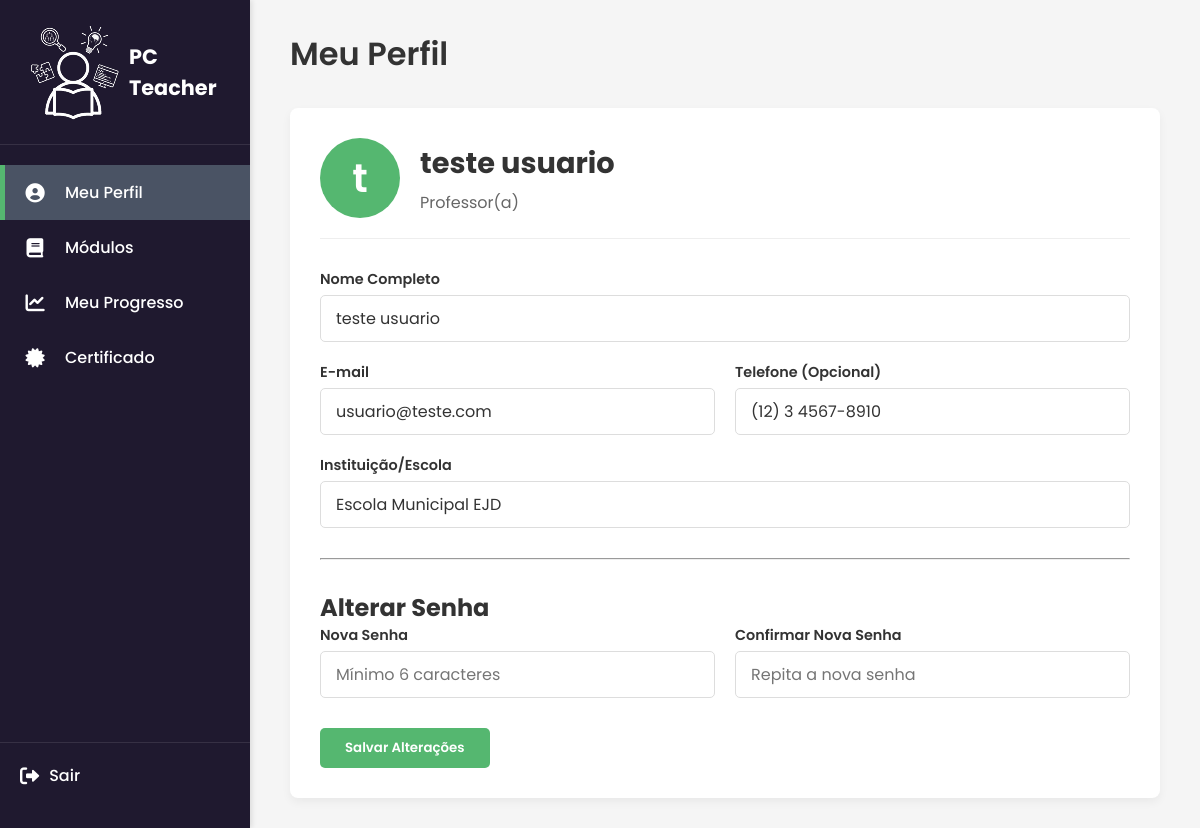
/perfil (signed in), run on an earlier commit of the app's database.
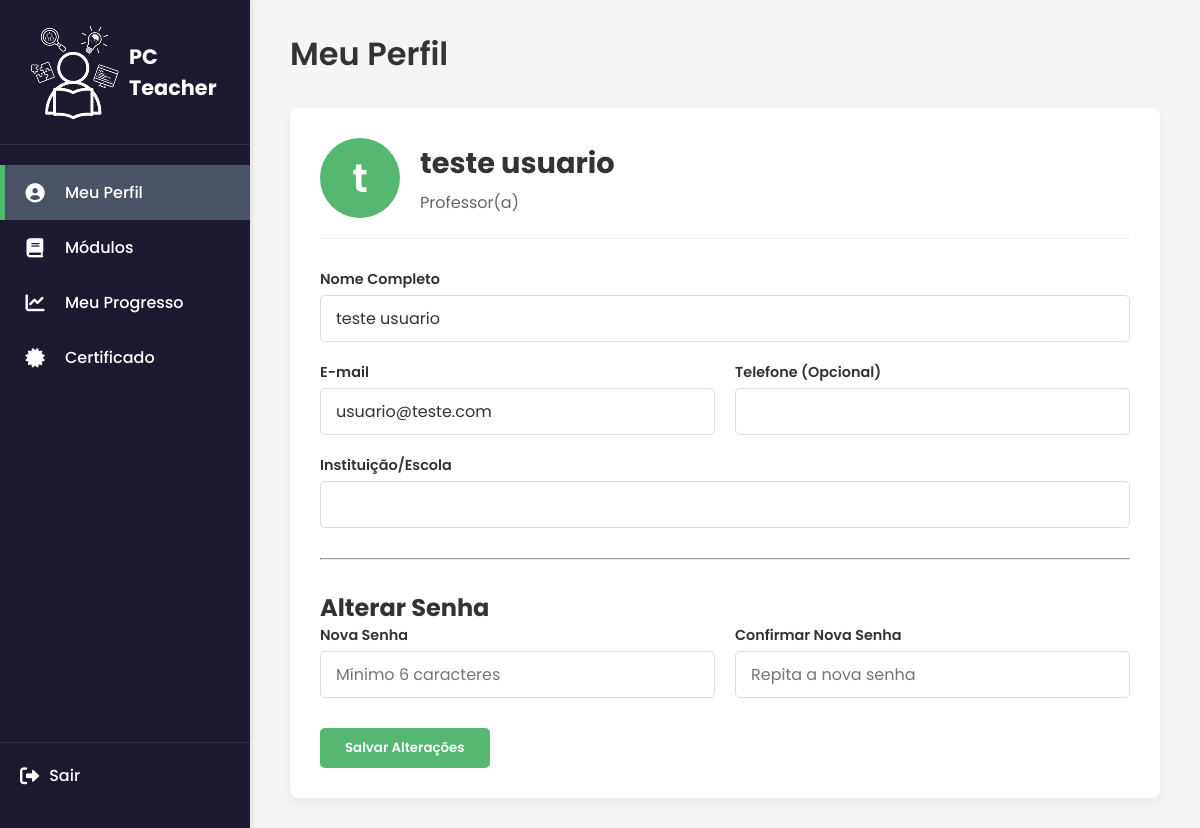
And on a later commit of the database.
### app.py (models this page shows, shortened)
class Usuario(db.Model):
    id = db.Column(db.Integer, primary_key=True)
    nome = db.Column(db.String(100), nullable=False)
    email = db.Column(db.String(100), unique=True, nullable=False)
    senha_hash = db.Column(db.String(128), nullable=False)
    instituicao = db.Column(db.String(100), default='')
    telefone = db.Column(db.String(20), default='')
    cargo = db.Column(db.String(100), default='Professor(a)')
    progresso = db.relationship('Progresso', backref='usuario', lazy=True, uselist=False)

### app.py (the view, shortened to what this page needs)
@app.route('/perfil', methods=['GET', 'POST'])
@requires_auth
def perfil():
    usuario = usuario_logado()
    return render_template('perfil.html', user=usuario)

### app.py (called while the page is built)
def usuario_logado():
    if 'usuario_id' in session:
        return db.session.get(Usuario, session['usuario_id'])
    return None

def requires_auth(func):
    @wraps(func)
    def wrapper(*args, **kwargs):
        if not usuario_logado():
            flash('Você precisa estar logado para acessar esta página.', 'warning')
            return redirect(url_for('login'))
        return func(*args, **kwargs)
    return wrapper

### templates/perfil.html (shortened to what this page needs)
<!DOCTYPE html>
<html lang="pt-BR">
<head>
    <link rel="stylesheet" href="https://cdnjs.cloudflare.com/ajax/libs/font-awesome/6.0.0-beta3/css/all.min.css">
    <link rel="stylesheet" href="{{ url_for('static', filename='css/dashboard.css') }}">
    <link rel="stylesheet" href="{{ url_for('static', filename='css/perfil.css') }}">
</head>
<body>
    <div class="dashboard-layout">
        <aside class="sidebar" id="sidebar">
            <div class="sidebar-header">
                <img src="{{ url_for('static', filename='img/logo-black.png') }}" alt="Professores ensinando">
                <span class="title">PC Teacher</span>
            </div>
            <nav class="sidebar-nav">
                <a href="{{ url_for('perfil') }}" class="sidebar-item active">
                    <i class="fas fa-user-circle"></i> Meu Perfil
                </a>
                <a href="{{ url_for('modulos') }}" class="sidebar-item">
                    <i class="fas fa-book"></i> Módulos
                </a>
                <a href="{{ url_for('progresso') }}" class="sidebar-item">
                    <i class="fas fa-chart-line"></i> Meu Progresso
                </a>
                <a href="{{ url_for('certificado') }}" class="sidebar-item">
                    <i class="fas fa-certificate"></i> Certificado
                </a>
            </nav>
            <a href="{{ url_for('logout') }}" class="sidebar-footer">
                <i class="fas fa-sign-out-alt"></i> Sair
            </a>
        </aside>
        <main class="main-content">
            <h1>Meu Perfil</h1>
            <div class="profile-container">
                <div class="profile-header">
                    <div class="profile-avatar">
                        {{ user.nome[0] if user.nome else 'P' }}
                    </div>
                    <div class="profile-info">
                        <h2>{{ user.nome if user.nome else 'Professor(a)' }}</h2>
                        <p>{{ user.cargo if user.cargo else 'Sem Cargo Definido' }}</p>
                    </div>
                </div>
                <form class="profile-form" method="POST" action="{{ url_for('perfil') }}">
                    <div class="form-group">
                        <label for="name">Nome Completo</label>
                        <input type="text" id="name" name="name" value="{{ user.nome }}" required>
                    </div>
                    <div class="form-group grid-2-cols">
                        <div>
                            <label for="email">E-mail</label>
                            <input type="email" id="email" name="email" value="{{ user.email }}" required>
                        </div>
                        <div>
                            <label for="phone">Telefone (Opcional)</label>
                            <input type="text" id="phone" name="phone" value="{{ user.telefone }}">
                        </div>
                    </div>
                    <div class="form-group">
                        <label for="institution">Instituição/Escola</label>
                        <input type="text" id="institution" name="institution" value="{{ user.instituicao }}">
                    </div>
                    <hr style="margin: 30px 0; border-color: #eee;">
                    <h2>Alterar Senha</h2>
                    <div class="form-group grid-2-cols">
                        <div>
                            <label for="new-password">Nova Senha</label>
                            <input type="password" id="new-password" name="new_password" placeholder="Mínimo 6 caracteres">
                        </div>
                        <div>
                            <label for="confirm-password">Confirmar Nova Senha</label>
                            <input type="password" id="confirm-password" name="confirm_password" placeholder="Repita a nova senha">
                        </div>
                    </div>
                    <button type="submit" class="btn-save">Salvar Alterações</button>
                </form>
            </div>
        </main>
    </div>
</body>
</html>

### static/css/dashboard.css (style rules this page uses)
:root { --color-dark-blue: #1F192F; --color-light-gray: #F5F5F5; --color-text-light: #fff; --color-text-dark: #333; --color-green: #55B770; --color-active-sidebar: #4A5364; --font-family: 'Poppins', sans-serif; }
* { margin: 0; padding: 0; box-sizing: border-box; font-family: var(--font-family); color: var(--color-text-dark); }
body { background-color: var(--color-light-gray); overflow-x: hidden; }
.dashboard-layout { display: flex; min-height: 100vh; }
.sidebar { width: 250px; background-color: var(--color-dark-blue); color: var(--color-text-light); position: fixed; height: 100%; display: flex; flex-direction: column; padding: 20px 0; box-shadow: 2px 0 5px rgba(0, 0, 0, 0.1); z-index: 1000; }
.sidebar-header { display: flex; align-items: center; padding: 0 20px 20px; margin-bottom: 20px; border-bottom: 1px solid rgba(255, 255, 255, 0.1); }
.sidebar-header .title { font-size: 1.3rem; font-weight: 700; color: var(--color-text-light); }
.sidebar-item { display: flex; align-items: center; padding: 15px 20px; text-decoration: none; color: var(--color-text-light); transition: background-color 0.2s; font-size: 1rem; font-weight: 500; }
.sidebar-item.active { background-color: var(--color-active-sidebar); border-left: 5px solid var(--color-green); padding-left: 15px; }
.sidebar-item i { width: 30px; text-align: center; font-size: 1.2rem; margin-right: 15px; color: var(--color-text-light); }
.sidebar-footer { margin-top: auto; padding: 20px; border-top: 1px solid rgba(255, 255, 255, 0.1); display: flex; align-items: center; text-decoration: none; color: var(--color-text-light); font-weight: 500; }
.sidebar-footer i { font-size: 1.2rem; margin-right: 10px; color: var(--color-text-light); }
.main-content { margin-left: 250px; flex-grow: 1; padding: 30px 40px; }
.main-content h1 { font-size: 2rem; font-weight: 600; margin-bottom: 30px; color: var(--color-text-dark); }

### static/css/perfil.css (style rules this page uses)
.profile-container { background-color: white; padding: 30px; border-radius: 8px; box-shadow: 0 4px 10px rgba(0, 0, 0, 0.05); max-width: 1000px; margin-top: 20px; }
.profile-header { display: flex; align-items: center; margin-bottom: 30px; padding-bottom: 20px; border-bottom: 1px solid #eee; }
.profile-avatar { width: 80px; height: 80px; border-radius: 50%; background-color: var(--color-green); display: flex; justify-content: center; align-items: center; margin-right: 20px; font-size: 2.5rem; color: var(--color-text-light); font-weight: 600; }
.profile-info h2 { font-size: 1.8rem; color: var(--color-text-dark); margin-bottom: 5px; }
.profile-info p { font-size: 1rem; color: #666; }
.profile-form .form-group { margin-bottom: 20px; }
.profile-form label { display: block; font-size: 0.9rem; color: var(--color-text-dark); font-weight: 600; margin-bottom: 5px; }
.profile-form input[type="text"], .profile-form input[type="email"], .profile-form input[type="password"] { width: 100%; padding: 10px 15px; border: 1px solid #ddd; border-radius: 5px; font-size: 1rem; transition: border-color 0.3s; }
.profile-form .grid-2-cols { display: grid; grid-template-columns: 1fr 1fr; gap: 20px; }
.btn-save { display: inline-block; background-color: var(--color-green); color: var(--color-text-light); padding: 10px 25px; border: none; border-radius: 5px; font-weight: 600; cursor: pointer; transition: background-color 0.3s; margin-top: 10px; }

What changed in the data, as far as the page shows it:
changed Usuario "teste usuario": phone "(12) 3 4567-8910" → (not shown); institution "Escola Municipal EJD" → (not shown)
